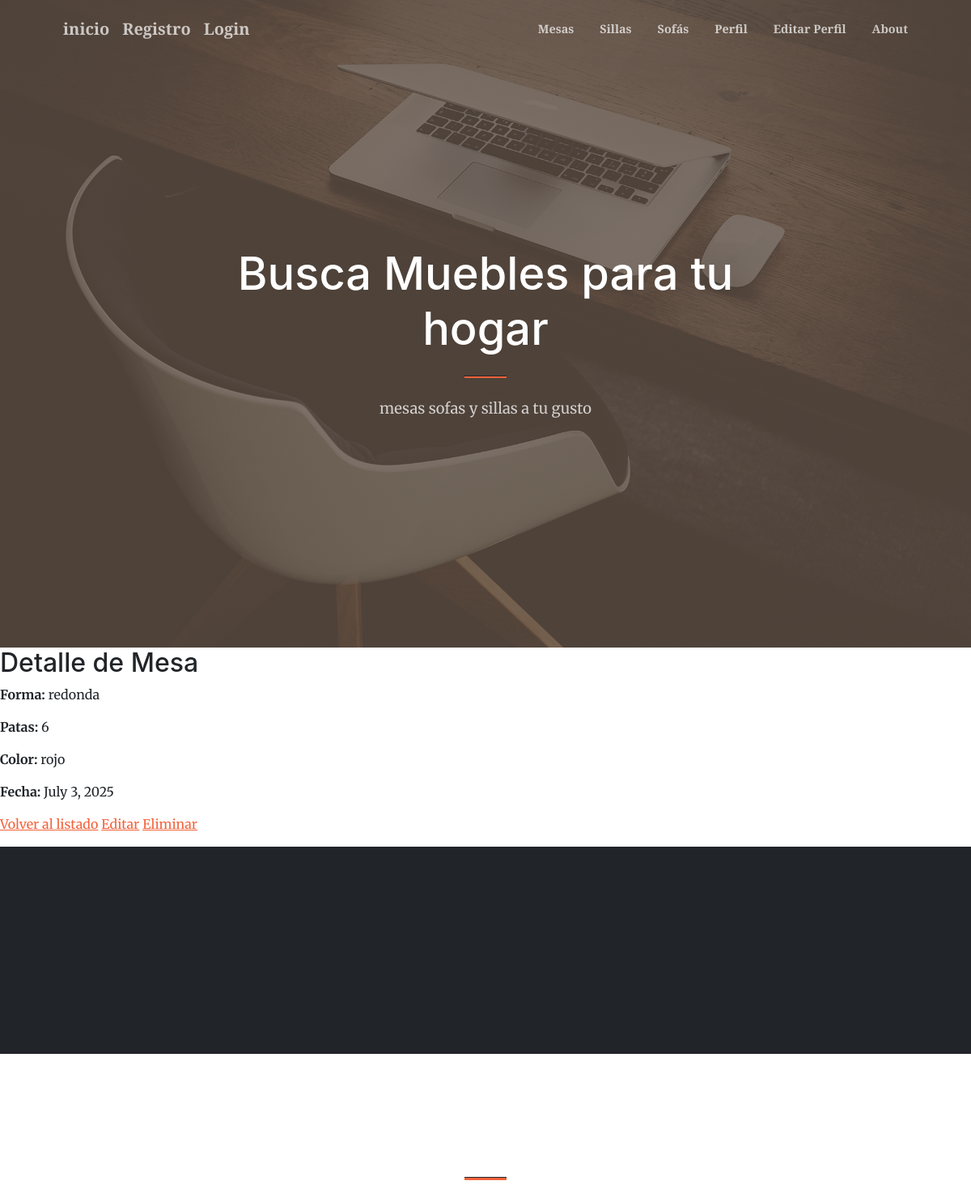
Page /mesas/9/ on the committed database.
### mi_primer_app/models.py (models this page shows)
class Mesa(models.Model):
    forma             = models.CharField(max_length=50)
    cantidad_patas    = models.IntegerField()
    color             = models.CharField(max_length=50)
    fecha             = models.DateField()

### mi_primer_app/views.py (the view)
# urls.py: path('mesas/<int:pk>/',   MesaDetailView.as_view(), name='mesa-detalle'),
class MesaDetailView(DetailView):
    model = Mesa
    template_name = 'mi_primer_app/mesa_detalle.html'
    context_object_name = 'mesa'

### mi_primer_app/templates/mi_primer_app/mesa_detalle.html
{% extends "padre.html" %}
{% block content %}
  <section id="mesa-detalle" style="scroll-behavior: smooth; scroll-margin-top: 70px;">
    <h2>Detalle de Mesa</h2>
    <p><strong>Forma:</strong> {{ mesa.forma }}</p>
    <p><strong>Patas:</strong> {{ mesa.cantidad_patas }}</p>
    <p><strong>Color:</strong> {{ mesa.color }}</p>
    <p><strong>Fecha:</strong> {{ mesa.fecha }}</p>
    <p>
      <a href="{% url 'mesa-lista' %}#mesa-lista">Volver al listado</a>
      <a href="{% url 'mesa-actualizar' mesa.pk %}#mesa-actualizar">Editar</a>
      <a href="{% url 'mesa-borrar' mesa.pk %}#mesa-borrar">Eliminar</a>
    </p>
  </section>
{% endblock %}

### rows in the picture
Mesa: forma "redonda", cantidad_patas "6", color "rojo", fecha "July 3, 2025"
